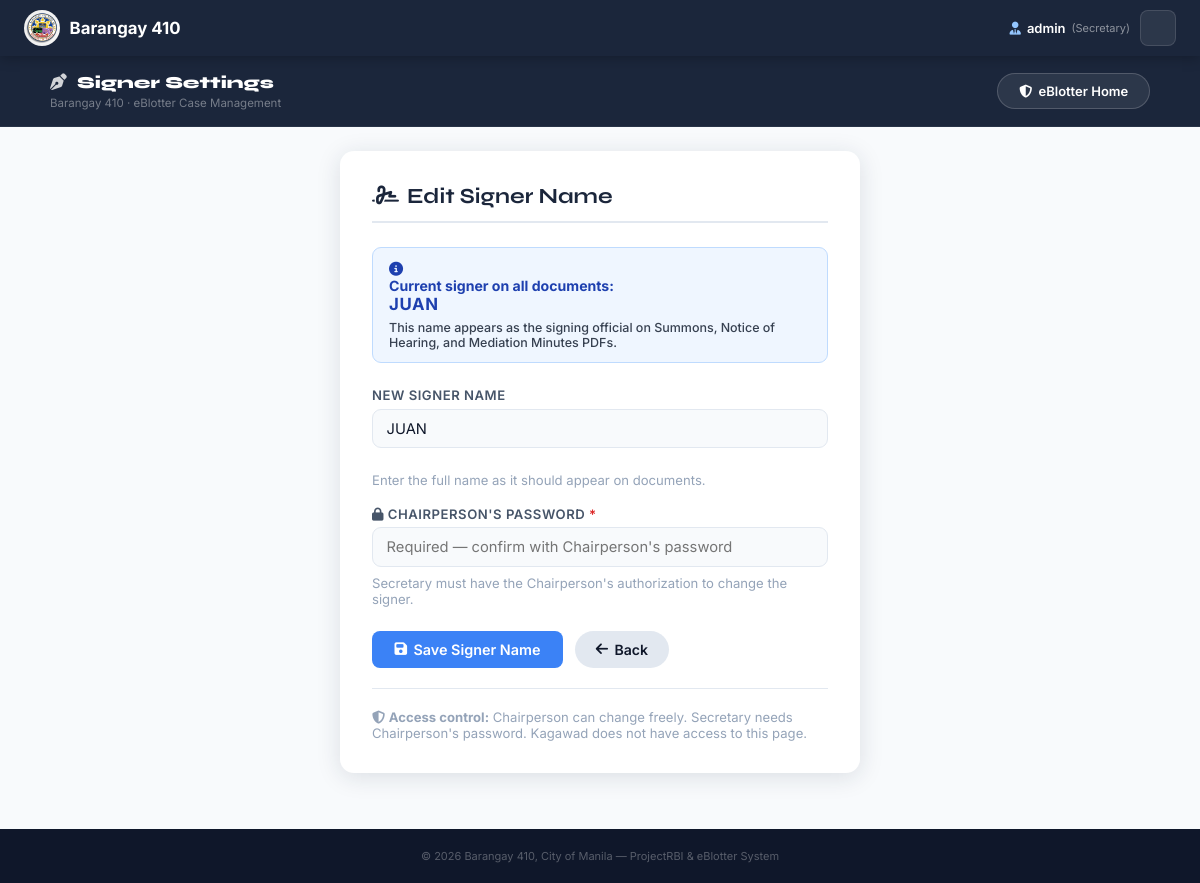
Page /eBlotter/signer_settings.php (signed in) on the earlier database version.
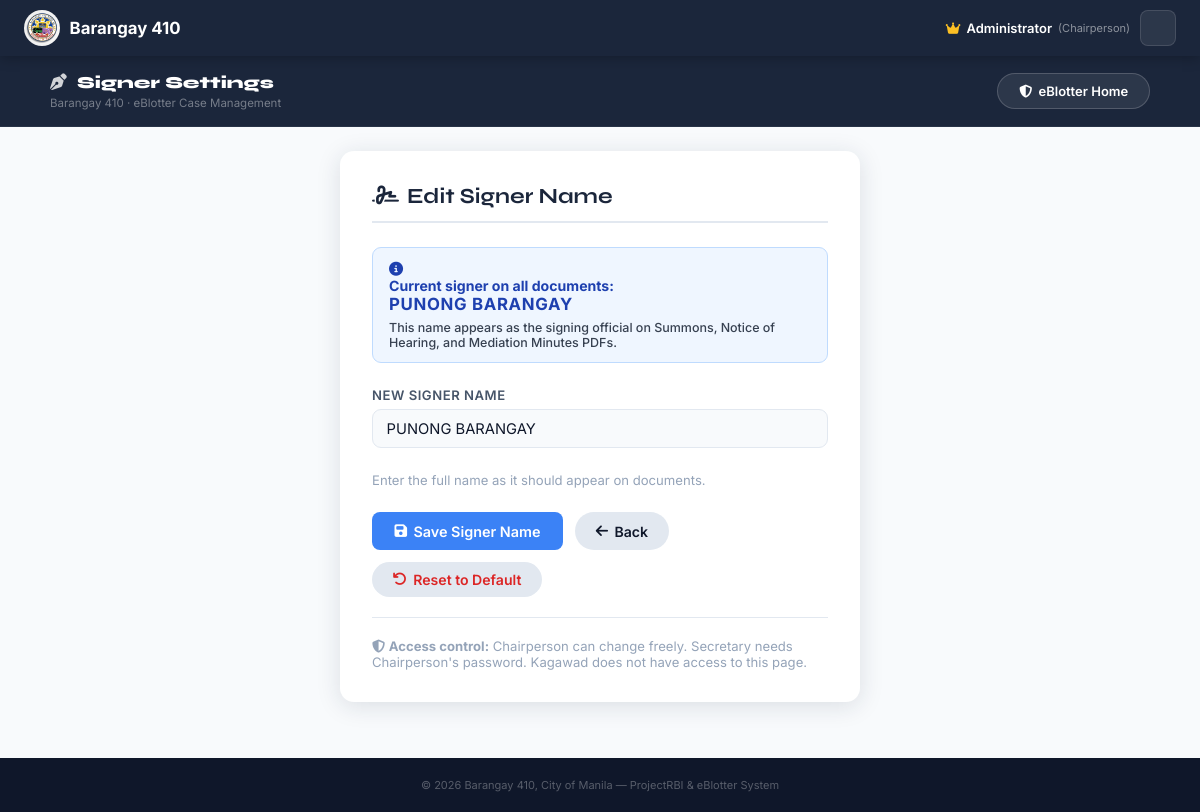
Same page on the later database version.
### tables this page shows
CREATE TABLE IF NOT EXISTS `eb_signer_settings` (
  `id`          INT          NOT NULL DEFAULT 1,
  `signer_name` VARCHAR(200) NOT NULL DEFAULT 'PUNONG BARANGAY',
  `updated_by`  VARCHAR(120) DEFAULT NULL,
  `updated_at`  DATETIME     DEFAULT CURRENT_TIMESTAMP ON UPDATE CURRENT_TIMESTAMP,
  PRIMARY KEY (`id`)
);

### eBlotter/auth.php (called while the page is built, shortened)
<?php
function currentUser(): ?array { return $_SESSION['eb_user'] ?? null; }
function currentRole(): string { return $_SESSION['eb_user']['role'] ?? ''; }
function isChairperson(): bool  { return currentRole() === 'chairperson'; }
function isSecretary():  bool   { return currentRole() === 'secretary';  }
function getSignerName(mysqli $conn): string {
    $stmt = $conn->prepare("SELECT signer_name FROM eb_signer_settings WHERE id=1 LIMIT 1");
    if ($stmt && $stmt->execute()) {
        $row = $stmt->get_result()->fetch_assoc();
        if ($row && !empty(trim($row['signer_name']))) {
            return strtoupper(trim($row['signer_name']));
        }
    }
    return DEFAULT_SIGNER_NAME;
}

### eBlotter/signer_settings.php (the view, shortened to what this page needs)
<?php
require_once __DIR__.'/auth.php';
$currentSigner = getSignerName($conn);
?>
<!DOCTYPE html>
<html lang="en">
<head>
<link rel="stylesheet" href="https://cdnjs.cloudflare.com/ajax/libs/font-awesome/6.4.0/css/all.min.css">
<link rel="stylesheet" href="../assets/css/main.css?v=<?=filemtime(dirname(__DIR__).'/assets/css/main.css')?>">
<link rel="stylesheet" href="eblotter.css?v=<?=filemtime(__DIR__.'/eblotter.css')?>">
</head>
<body>
<?php
$page_title   = '<i class="fas fa-pen-nib" style="opacity:.8;margin-right:5px"></i> Signer Settings';
$page_actions = '<a href="eblotter_home.php" class="btn btn-nav" style="font-size:13px;text-decoration:none"><i class="fas fa-shield-halved"></i> eBlotter Home</a>';
$active_page   = 'signer';
include '_eb_topbar.php';
?>
<div style="padding:1.5rem;max-width:700px;margin:0 auto">
  <div class="eb-form-card" style="max-width:520px">
    <h2><i class="fas fa-signature"></i> Edit Signer Name</h2>
    <div class="eb-alert eb-alert-info" style="margin-bottom:1.5rem">
      <i class="fas fa-info-circle"></i>
      <div>
        <strong>Current signer on all documents:</strong><br>
        <span style="font-size:1.05rem;font-weight:700;letter-spacing:.04em"><?= htmlspecialchars($currentSigner) ?></span>
        <div style="margin-top:.4rem;font-size:.78rem;color:#374151">
          This name appears as the signing official on Summons, Notice of Hearing, and Mediation Minutes PDFs.
        </div>
      </div>
    </div>
    <form method="post">
      <div class="eb-field">
        <label>New Signer Name</label>
        <input type="text" name="signer_name"
               value="<?= htmlspecialchars($currentSigner) ?>"
               placeholder="e.g. MARIA SANTOS, Punong Barangay"
               maxlength="120" required>
        <div class="text-sm text-muted mt-1">Enter the full name as it should appear on documents.</div>
      </div>
      <?php if (isSecretary()): ?>
      <div class="eb-field">
        <label><i class="fas fa-lock"></i> Chairperson's Password <span style="color:#dc2626">*</span></label>
        <input type="password" name="chairperson_password"
               placeholder="Required — confirm with Chairperson's password" required>
        <div class="text-sm text-muted mt-1">Secretary must have the Chairperson's authorization to change the signer.</div>
      </div>
      <?php endif; ?>
      <div style="display:flex;gap:.75rem;flex-wrap:wrap;margin-top:1.5rem">
        <button type="submit" class="btn btn-primary">
          <i class="fas fa-save"></i> Save Signer Name
        </button>
        <a href="view_cases.php" class="btn btn-ghost">
          <i class="fas fa-arrow-left"></i> Back
        </a>
        <?php if (isChairperson()): ?>
        <a href="signer_settings.php?reset=1" class="btn btn-ghost" style="color:#dc2626"
           onclick="return confirm('Reset signer to default name?')">
          <i class="fas fa-undo"></i> Reset to Default
        </a>
        <?php endif; ?>
      </div>
    </form>
    <div class="divider"></div>
    <div class="text-sm text-muted">
      <i class="fas fa-shield-alt"></i>
      <strong>Access control:</strong>
      Chairperson can change freely. Secretary needs Chairperson's password.
      Kagawad does not have access to this page.
    </div>
  </div>
</div>
<?php include '_eb_footer.php'; ?>
</body>
</html>

### eBlotter/_eb_topbar.php (shortened to what this page needs)
<?php
$_ebU       = currentUser();
$_ebRole    = $_ebU['role']      ?? 'kagawad';
$_ebName    = $_ebU['full_name'] ?? $_ebU['username'] ?? 'User';
$_ebBadge   = match($_ebRole) {
    'chairperson' => ['icon'=>'fa-crown',    'label'=>'Chairperson', 'color'=>'#fbbf24'],
    'secretary'   => ['icon'=>'fa-user-tie', 'label'=>'Secretary',   'color'=>'#93c5fd'],
    default       => ['icon'=>'fa-user',     'label'=>'Kagawad',     'color'=>'#94a3b8'],
};
?>
<header style="background:#1b263b;height:56px;display:flex;align-items:center;padding:0 1.5rem;justify-content:space-between;position:sticky;top:0;z-index:500;box-shadow:0 2px 12px rgba(0,0,0,.25);gap:1rem">
  <a href="../Home.php" style="display:flex;align-items:center;gap:.6rem;text-decoration:none;flex:1">
    <div style="width:36px;height:36px;border-radius:50%;overflow:hidden;flex-shrink:0">
      <img src="images/brgy410_logo.png" style="width:100%;height:100%;object-fit:cover">
    </div>
    <span style="color:#fff;font-weight:700;font-size:1.05rem;font-family:'Inter',sans-serif">
      <?= defined('BRGY_NAME') ? htmlspecialchars(BRGY_NAME) : 'Barangay' ?>
    </span>
  </a>
  <div style="display:flex;align-items:center;gap:10px;flex-shrink:0">
    <span style="display:flex;align-items:center;gap:6px;font-size:13px;font-weight:600;color:#fff;font-family:'Inter',sans-serif">
      <i class="fas <?= $_ebBadge['icon'] ?>" style="color:<?= $_ebBadge['color'] ?>;font-size:13px"></i>
      <?= htmlspecialchars($_ebName) ?>
      <span style="font-size:11px;font-weight:400;color:rgba(255,255,255,.5)">(<?= $_ebBadge['label'] ?>)</span>
    </span>
    <button onclick="ebOpenSidebar()" title="Menu"
      style="width:36px;height:36px;border-radius:8px;background:rgba(255,255,255,.08);border:1px solid rgba(255,255,255,.12);color:#fff;display:flex;flex-direction:column;align-items:center;justify-content:center;gap:4px;cursor:pointer;padding:0;flex-shrink:0">
      <span style="display:block;width:16px;height:2px;border-radius:2px"></span>
      <span style="display:block;width:16px;height:2px;border-radius:2px"></span>
      <span style="display:block;width:16px;height:2px;border-radius:2px"></span>
    </button>
  </div>
</header>
<?php if (!empty($page_title) && ($active_page ?? '') !== 'home' && empty($hero_mode)): ?>
<div style="background:#1b263b;padding:1rem 2rem;border-bottom:1px solid rgba(255,255,255,.06)">
  <div style="max-width:1100px;margin:0 auto;display:flex;align-items:center;justify-content:space-between;gap:12px">
    <div>
      <h1 style="color:#fff;font-family:'Syne',sans-serif;font-size:1.05rem;font-weight:800;margin:0"><?= $page_title ?></h1>
      <?php if (!empty($page_subtitle)): ?>
      <p style="color:rgba(255,255,255,.4);font-size:11.5px;margin-top:3px"><?= $page_subtitle ?></p>
      <?php else: ?>
      <p style="color:rgba(255,255,255,.4);font-size:11.5px;margin-top:3px"><?= defined('BRGY_NAME') ? htmlspecialchars(BRGY_NAME) : 'Barangay' ?> &middot; eBlotter Case Management</p>
      <?php endif; ?>
    </div>
    <?php if (!empty($page_actions)): ?>
    <div style="display:flex;gap:8px;flex-shrink:0"><?= $page_actions ?></div>
    <?php endif; ?>
  </div>
</div>
<?php endif; ?>

### eBlotter/_eb_footer.php (shortened to what this page needs)
<footer style="background:#0f172a;color:rgba(255,255,255,.3);font-size:11px;text-align:center;padding:1.25rem;margin-top:2rem">
  &copy; <?= date('Y') ?> <?= defined('BRGY_NAME') ? htmlspecialchars(BRGY_NAME) : 'Barangay 410' ?>, City of Manila &mdash; ProjectRBI &amp; eBlotter System
</footer>

### assets/css/main.css (style rules this page uses)
:root { --navy:#0f172a;--navy2:#1e293b;--blue:#3b82f6;--blue-dark:#1d4ed8;--blue-lt:#eff6ff; --teal:#14b8a6;--teal-lt:#f0fdfa;--amber:#f59e0b;--amber-lt:#fffbeb; --rose:#f43f5e;--rose-lt:#fff1f2;--green:#22c55e;--green-lt:#f0fdf4; --purple:#8b5cf6;--bg:#f8fafc;--card:#ffffff;--border:#e2e8f0; --text:#0f172a;--muted:#64748b;--radius:12px; }
*,*::before,*::after { box-sizing:border-box;margin:0;padding:0 }
body { font-family:'Inter',sans-serif;background:var(--bg);color:var(--text);min-height:100vh }
.btn { display:inline-flex;align-items:center;gap:7px;padding:8px 18px;border-radius:9px;border:none;font-family:'Inter',sans-serif;font-size:13px;font-weight:500;cursor:pointer;transition:all .2s;text-decoration:none }
.btn-primary { background:var(--blue);color:#fff }
.text-muted { color:var(--muted);font-size:12px }
.btn-nav { background:rgba(255,255,255,.08)!important;color:#fff!important;border:1px solid rgba(255,255,255,.18)!important }
label { font-family:'Inter',sans-serif;display:block;margin-bottom:.4rem;font-weight:600;color:#374151;font-size:.875rem }
input[type="text"],input[type="email"],input[type="date"],input[type="number"],select,textarea { width:100%;padding:.75rem 1rem;margin-bottom:1rem;border:1px solid var(--border);border-radius:8px;font-size:.9rem;font-family:'Inter',sans-serif;outline:none;transition:border-color .2s,box-shadow .2s;box-sizing:border-box;color:var(--text) }
button[type="button"],button[type="submit"] { background:var(--blue);color:#fff;border:none;padding:.65rem 1.4rem;font-size:.9rem;font-family:'Inter',sans-serif;border-radius:8px;cursor:pointer;transition:background .2s;font-weight:600;min-width:100px }

### eBlotter/eblotter.css (style rules this page uses)
:root { --navy: #1b263b; --navy2: #243447; --accent: #2563eb; --accent2: #1d4ed8; --gold: #f59e0b; --green: #16a34a; --red: #dc2626; --gray50: #f8fafc; --gray100: #f1f5f9; --gray200: #e2e8f0; --gray400: #94a3b8; --gray600: #475569; --gray900: #0f172a; --white: #ffffff; --shadow: 0 4px 24px rgba(27,38,59,.13); --radius: 14px; }
*, *::before, *::after { box-sizing: border-box; margin: 0; padding: 0; }
body { font-family: 'Inter', sans-serif; background: var(--gray50); color: var(--gray900); min-height: 100vh; }
.eb-form-card { background: var(--white); border-radius: var(--radius); box-shadow: var(--shadow); padding: 2rem; max-width: 860px; margin: 0 auto; }
.eb-form-card h2 { font-family: 'Syne', sans-serif; font-size: 1.35rem; color: var(--navy); margin-bottom: 1.5rem; padding-bottom: .75rem; border-bottom: 2px solid var(--gray200); display: flex; align-items: center; gap: .5rem; }
.eb-field { margin-bottom: 1.1rem; }
.eb-field label { display: block; font-size: .82rem; font-weight: 600; color: var(--gray600); margin-bottom: .35rem; text-transform: uppercase; letter-spacing: .04em; }
.eb-field input, .eb-field textarea, .eb-field select { width: 100%; border: 1.5px solid var(--gray200); border-radius: 9px; padding: .6rem .85rem; font-family: inherit; font-size: .92rem; color: var(--gray900); background: var(--gray50); transition: border-color .2s, box-shadow .2s; outline: none; }
.btn { display: inline-flex; align-items: center; gap: .4rem; border: none; border-radius: 999px; padding: .55rem 1.3rem; font-family: inherit; font-size: .88rem; font-weight: 600; cursor: pointer; transition: opacity .15s, transform .1s; text-decoration: none; }
.btn-primary { background: var(--navy); color: #fff; }
.btn-ghost { background: var(--gray200); color: var(--gray900); }
.eb-alert { padding: .75rem 1rem; border-radius: 9px; margin-bottom: 1.2rem; font-size: .88rem; font-weight: 500; }
.eb-alert-info { background: #eff6ff; color: #1e40af; border: 1px solid #bfdbfe; }
.divider { height: 1px; background: var(--gray200); margin: 1.25rem 0; }
.text-sm { font-size: .82rem; }
.text-muted { color: var(--gray400); }
.mt-1 { margin-top: .5rem; }

Differences in the rows shown:
added eb_signer_settings: signer_name "PUNONG BARANGAY"
Other differences:
$_ebName: "admin" → "Administrator"
$_ebBadge['label']: "Secretary" → "Chairperson"
$currentSigner: "JUAN" → (not shown)
form field signer_name: "JUAN" → (not shown)
text no longer shown: "CHAIRPERSON'S PASSWORD * Secretary must have the Chairperson's authorization to change the signer."
text now shown: "Reset to Default"
